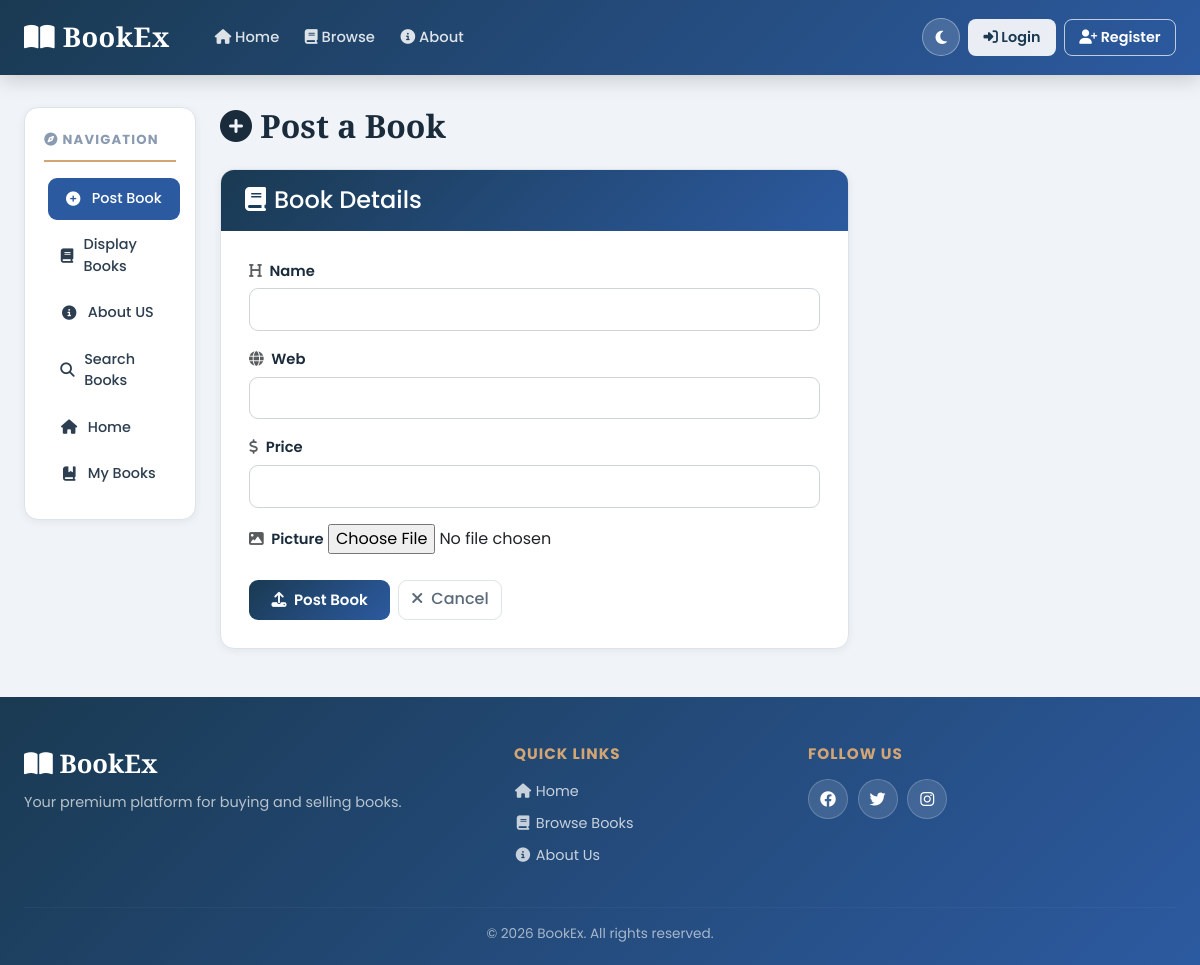
The app's page /postbook with its own data.
### bookMng/models.py (models this page shows, shortened)
class MainMenu(models.Model):
    item = models.CharField(max_length=300, unique=True)
    link = models.CharField(max_length=300, unique=True)

### bookMng/views.py (the view)
# urls.py: path('postbook', views.postbook, name='postbook'),
def postbook(request):
    submitted = False
    if request.method == 'POST':
        form = BookForm(request.POST, request.FILES)
        if form.is_valid():
            book = form.save(commit=False)
            try:
                book.username = request.user
            except Exception:
                pass
            book.save()
            return HttpResponseRedirect('/postbook?submitted=True')
    else:
        form = BookForm()
        if 'submitted' in request.GET:
            submitted = True
    return render(request,
                  'bookMng/postbook.html',
                  {
                      'form': form,
                      'item_list': MainMenu.objects.all(),
                      'submitted': submitted
                  })

### bookMng/forms.py
class BookForm(ModelForm):
    class Meta:
        model = Book
        fields = [
            'name',
            'web',
            'price',
            'picture',
        ]

### bookEx/templates/bookMng/postbook.html (shortened to what this page needs)
{% extends "base.html" %}
{% load static %}
{% block sidenav %}{% include "bookMng/_sidenav.html" %}{% endblock sidenav %}
{% block content %}
<h1><i class="fas fa-plus-circle"></i> Post a Book</h1>
{% if submitted %}
<div class="success-state text-center py-5">
   <div class="success-icon-wrap mb-3">
      <i class="fas fa-check-circle"></i>
   </div>
   <h3>Book Posted Successfully!</h3>
   <p class="text-secondary mt-2">Your book is now visible to other users.</p>
   <div class="mt-4 d-flex justify-content-center gap-3">
      <a href="/displaybooks" class="btn btn-primary">
         <i class="fas fa-book me-1"></i> View All Books
      </a>
      <a href="/postbook" class="btn btn-outline-secondary">
         <i class="fas fa-plus me-1"></i> Post Another
      </a>
   </div>
</div>
{% else %}
<div class="row justify-content-start">
   <div class="col-lg-8">
      <div class="card">
         <div class="card-header">
            <h4><i class="fas fa-book me-2"></i>Book Details</h4>
         </div>
         <div class="card-body">
            <form action="" enctype="multipart/form-data" method="post" novalidate>
               {% for field in form %}
               <div class="mb-3">
                  <label for="{{ field.id_for_label }}" class="form-label">
                     {% if field.name == "name" %}<i class="fas fa-heading text-muted me-1"></i>
                     {% elif field.name == "price" %}<i class="fas fa-dollar-sign text-muted me-1"></i>
                     {% elif field.name == "web" %}<i class="fas fa-globe text-muted me-1"></i>
                     {% elif field.name == "picture" %}<i class="fas fa-image text-muted me-1"></i>
                     {% else %}<i class="fas fa-tag text-muted me-1"></i>
                     {% endif %}
                     {{ field.label }}
                  </label>
                  {{ field }}
               </div>
               {% endfor %}
               <div class="d-flex gap-2 mt-4">
                  <button type="submit" class="btn btn-primary">
                     <i class="fas fa-upload me-1"></i> Post Book
                  </button>
                  <a href="/" class="btn btn-outline-secondary">
                     <i class="fas fa-times me-1"></i> Cancel
                  </a>
               </div>
            </form>
         </div>
      </div>
   </div>
</div>
{% endif %}
{% endblock content %}

### bookEx/templates/bookMng/_sidenav.html
{% for item in item_list %}
<li class="nav-item">
    <a class="nav-link sidebar-link" href="{{ item.link }}">
        {% if item.link == "/" %}
        <i class="fas fa-home"></i>
        {% elif item.link == "/postbook" %}
        <i class="fas fa-plus-circle"></i>
        {% elif item.link == "/displaybooks" %}
        <i class="fas fa-book"></i>
        {% elif "aboutus" in item.link %}
        <i class="fas fa-info-circle"></i>
        {% elif "searchbooks" in item.link %}
        <i class="fas fa-search"></i>
        {% elif item.link == "/mybooks" %}
        <i class="fas fa-book-bookmark"></i>
        {% elif "inbox" in item.link %}
        <i class="fas fa-envelope"></i>
        {% else %}
        <i class="fas fa-link"></i>
        {% endif %}
        {{ item.item }}
    </a>
</li>
{% endfor %}

### bookEx/static/main.css (style rules this page uses)
:root { --brand-gradient: linear-gradient(135deg, #1a3a52 0%, #2c5aa0 100%); --brand-dark: #1a3a52; --brand-mid: #2c5aa0; --brand-gold: #d4a574; --bg-body: #f0f4f8; --bg-surface: #ffffff; --bg-surface-2: #f8f9fa; --text-primary: #1a2b3c; --text-secondary: #5a6a7a; --text-muted: #8a9ab0; --border-color: #dde3ea; --shadow-sm: 0 2px 8px rgba(0, 0, 0, .06); --shadow-md: 0 4px 18px rgba(0, 0, 0, .10); --shadow-lg: 0 8px 32px rgba(0, 0, 0, .14); --sidebar-bg: #ffffff; --sidebar-link: #2c3e50; --sidebar-hover: #eef2f7; --input-bg: #ffffff; --input-border: #ced4da; --input-focus: #2c5aa0; --nav-dropdown-bg: #1c3d5a; --cart-bg: var(--brand-gradient); --footer-bg: var(--brand-gradient); --footer-text: rgba(255, 255, 255, .85); }
*, *::before, *::after { box-sizing: border-box; margin: 0; padding: 0; }
html { scroll-behavior: smooth; }
body { font-family: 'Poppins', sans-serif; background-color: var(--bg-body); color: var(--text-primary); min-height: 100vh; display: flex; flex-direction: column; transition: background-color .3s ease, color .3s ease; }
.sidebar-link { color: var(--sidebar-link) !important; font-size: .9rem; font-weight: 500; padding: .65rem 1rem !important; border-radius: 9px; transition: all .25s ease; display: flex; align-items: center; gap: .6rem; }
.sidebar-link:hover, .sidebar-link.active { background: var(--brand-mid) !important; color: #fff !important; transform: translateX(4px); text-decoration: none; }
.sidebar-link i { width: 18px; text-align: center; }
.premium-content h1 { font-family: 'Playfair Display', serif; color: var(--text-primary); font-size: 2rem; margin-bottom: 1.5rem; font-weight: 700; }
.card { background: var(--bg-surface) !important; border: 1px solid var(--border-color) !important; border-radius: 14px !important; box-shadow: var(--shadow-sm); transition: all .3s ease; overflow: hidden; }
.card-header { background: var(--brand-gradient) !important; color: #fff !important; border: none !important; font-weight: 600; padding: 1rem 1.5rem; }
.card-header h3, .card-header h4 { color: #fff !important; margin: 0; }
.card-body { padding: 1.75rem; }
.btn-primary { background: var(--brand-gradient) !important; border: none !important; border-radius: 9px !important; font-weight: 600 !important; padding: .55rem 1.4rem !important; transition: all .25s ease !important; color: #fff !important; }
.btn-outline-secondary { border-radius: 9px !important; font-weight: 500 !important; color: var(--text-secondary) !important; border-color: var(--border-color) !important; transition: all .25s ease !important; }
.form-label { font-weight: 600; color: var(--text-primary); margin-bottom: .4rem; font-size: .92rem; }
input[type="text"], input[type="password"], input[type="email"], input[type="number"], input[type="url"], textarea, select { background: var(--input-bg) !important; border: 1.5px solid var(--input-border) !important; color: var(--text-primary) !important; border-radius: 9px !important; padding: .6rem .9rem !important; font-family: 'Poppins', sans-serif; font-size: .9rem; width: 100%; transition: border-color .25s ease, box-shadow .25s ease; }

### bookEx/static/message_box.css (style rules this page uses)
.btn-primary, .btn-secondary { display: inline-block; width: fit-content; padding: 10px 18px; border: none; border-radius: 8px; cursor: pointer; font-size: 15px; text-decoration: none; }
.btn-primary { background: #2563eb; color: white; }

### records on screen
MainMenu: link "/postbook" (drawn), item "Post Book"
MainMenu: link "/displaybooks" (drawn), item "Display Books"
MainMenu: link "/aboutus" (drawn), item "About US"
MainMenu: link "/searchbooks" (drawn), item "Search Books"
MainMenu: link "/" (drawn), item "Home"
MainMenu: link "/mybooks" (drawn), item "My Books"

### other values on screen
{{ field.label }} "Name" "Web" "Price" "Picture"
